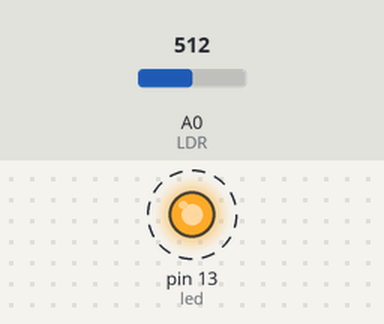
Recording of a sketch running on a simulated Arduino Uno, built with avr-gcc and run on an emulated ATmega328P. On the bench: output pins drawn as LEDs (lit = HIGH). Dashed ring = blinking. Inputs (shaded band) come from the test bench; at power-on: A0 (LDR) = 512. What the sketch prints to the serial monitor is not drawn.

Above: at 0.05 s.
Timing chart, 0 to 3.0 s (numbered marks = the images above):
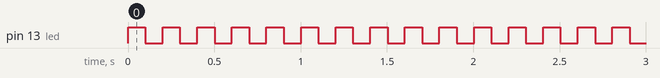

Measured:
- by itself, pin 13 (led): alternates HIGH for 0.10 s and LOW for 0.10 s

The sketch:

sensor_liz.ino
```cpp
int LDR=A0;//la lectura de la fotoresistencia es analogica
int led=13;//led indicador visual de lectura de arduino segun la LDR
int LDRvalor=0;//valor con el que comenza la lectura del LDR

//declaramos los estados de los pines en este caso el led
void setup()
{
  Serial.begin(9600);//inicializamos el puerto serial a 9600 baudios
  Serial.println("intensidad de luz en valor decimal segun LDR");
  pinMode(led,OUTPUT);//definimos el estado del pin 13 como de salida
}

//definimos el bucle de lectura del LDR
void loop()
{
 LDRvalor=analogRead(LDR);//Bautizamos la lectura del LDR como LDRvalor y leemos la señal analogica
 digitalWrite(led,HIGH);//cuando el LDR tiene valor prende el led
 delay(100);//y lo hace durante X segundos
 //delay(LDRvalor);
 digitalWrite(led,LOW);//cuando LDR no tiene valor apaga led
 delay(100);//y lo hace durante X segundos
 //delay(LDRvalor);
 Serial.print("oscuro  ");
 Serial.println(LDRvalor,DEC);
}
```
